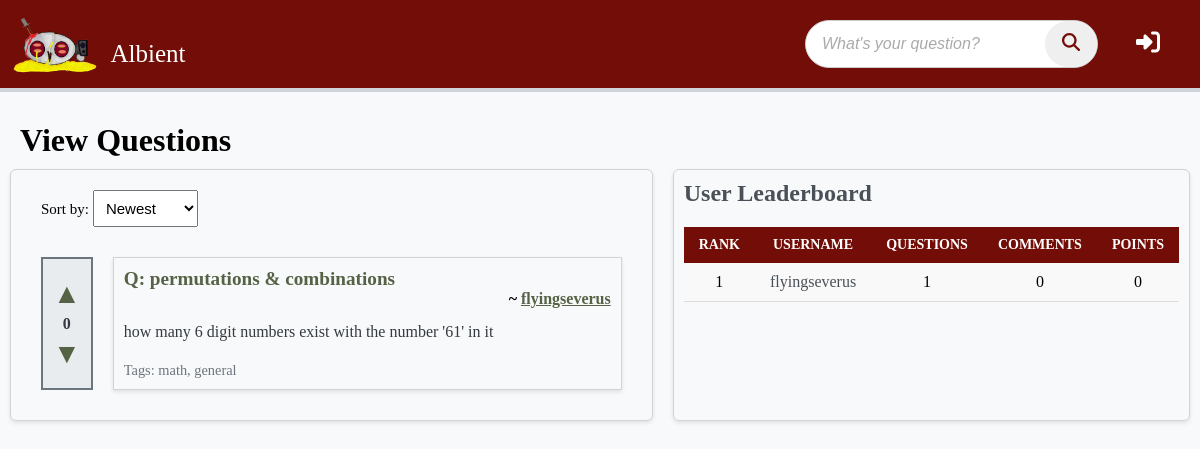
The app's page /, older data.
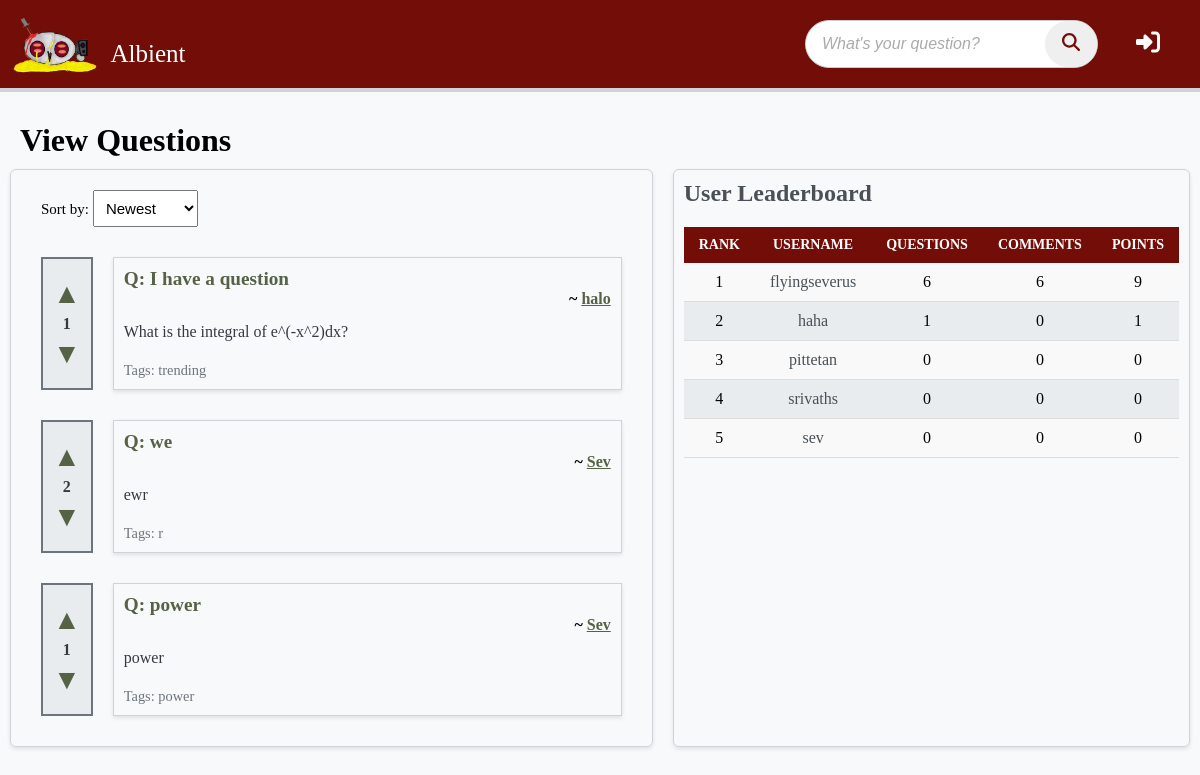
The same page, newer data.
### albient/models.py (models this page shows)
class Question(db.Model):
    id = sa.Column(sa.Integer, primary_key=True, unique=True)
    title = sa.Column(sa.String(64))
    content = sa.Column(sa.Text)
    user_id = sa.Column(sa.Integer, sa.ForeignKey("user.id"))
    comments = relationship("Comment", backref="question", lazy=True)
    tags = sa.Column(sa.String(32))
    votes = sa.Column(sa.Integer, default=0)
    is_resolved = sa.Column(sa.Boolean, default=False)

class User(db.Model, UserMixin):
    id = sa.Column(sa.Integer, primary_key=True, unique=True)
    role_id = sa.Column(sa.Integer, default=0)  # 0 for normal users, 1 for admin
    email = sa.Column(sa.String(320))
    username = sa.Column(sa.String(64), nullable=False, unique=True)
    display_name = sa.Column(sa.String(32))
    password = sa.Column(sa.String(64), nullable=False)
    rep_points = sa.Column(sa.Integer)
    questions = relationship("Question", backref="op", lazy=True)
    replies = relationship("Comment", backref="op", lazy=True)

### albient/routes.py (the view, shortened to what this page needs)
@app.route("/home")
@app.route("/")
def home():
    sort_by = request.args.get("sort_by", "id")
    leaderboard_data = (
        db.session.query(
            User.id,
            User.username,
            func.count(Question.id).label("questions_asked"),
            func.count(Comment.id).label("comments_made"),
            func.sum(Question.votes).label("total_votes_received"),
        )
        .outerjoin(Question, User.id == Question.user_id)
        .outerjoin(Comment, User.id == Comment.user_id)
        .group_by(User.id)
        .order_by(func.sum(Question.votes).desc())
        .all()
    )
    if sort_by == "popularity":
        questions = Question.query.order_by(Question.votes.desc()).all()
    else:
        questions = Question.query.order_by(Question.id.desc()).all()
    return render_template(
        "home.html", questions=questions, leaderboard_data=leaderboard_data
    )

### albient/templates/home.html (shortened to what this page needs)
{% extends 'base.html' %}
{% block content %}
  <h1>View Questions</h1>
  <div class="parent">
    <div class="view_questions">
      <form method="get" action="{{ url_for('home') }}" class="sort-form">
        <label for="sort_by">Sort by:</label>
        <select id="sort_by" name="sort_by" onchange="this.form.submit()">
            <option value="id" {% if request.args.get('sort_by') == 'id' %}selected{% endif %}>Newest</option>
        </select>
      </form>
      {% for question in questions %}
      <div class="question">
        <div class="vote-buttons">
            <a class="vote-button upvote-icon" href="{{url_for('upvote_post', post_id=question.id, del=1) }}" >&#9650;</a>
            <span>{{ question.votes }}</span>
            <a class="vote-button downvote-icon" href="{{url_for('upvote_post', post_id=question.id, del=-1) }}">&#9660;</a>
        </div>
        <div class="notvotebuttons">
          <a href="{{ url_for('view_question', id=question.id) }}" class="question-title">Q: {{ question.title }}</a>
          <h4>~ <a href="{{ url_for('view_user', username=question.op.username)}}">{{ question.op.display_name }}</a> </h4>
          <p>{{ question.content }}</p>
          <small>Tags: {{ question.tags }}</small>
        </div>
      </div>
      {% endfor %}
    </div>
    <div class="ask_questions">
        <h2>User Leaderboard</h2>
        <table class="leaderboard">
          <thead>
              <tr>
                  <th>Rank</th>
                  <th>Username</th>
                  <th>Questions </th>
                  <th>Comments </th>
                  <th>Points</th>
              </tr>
          </thead>
          <tbody>
              {% for user in leaderboard_data %}
              <tr>
                  <td>{{ loop.index }}</td>
                  <td>
                    <a href="{{ url_for('view_user', username=user.username) }}">{{ user.username }}</a>
                  </td>
                  <td>{{ user.questions_asked or 0 }}</td>
                  <td>{{ user.comments_made or 0 }}</td>
                  <td>{{ user.total_votes_received or 0 }}</td>
              </tr>
              {% endfor %}
          </tbody>
      </table>
    </div>
  </div>
{% endblock %}

Row changes from the older to the newer data that the page shows:
removed Question: votes "0", title "permutations & combinations", op.display_name "flyingseverus", content "how many 6 digit numbers exist with the number '61' in it", tags "math, general"
added Question: votes "1", title "I have a question", op.display_name "halo", content "What is the integral of e^(-x^2)dx?", tags "trending"
added Question: votes "2", title "we", op.display_name "Sev", content "ewr", tags "r"
added Question: votes "1", title "power", op.display_name "Sev", content "power", tags "power"
changed User "flyingseverus": id "1" → "6"; role "0" → "6"; role "0" → "9"
added User: username "haha", questions_asked "1", role "0", total_votes_received "1"
added User: username "pittetan", role "0"
added User: username "srivaths", role "0"
added User: username "sev", role "0"
